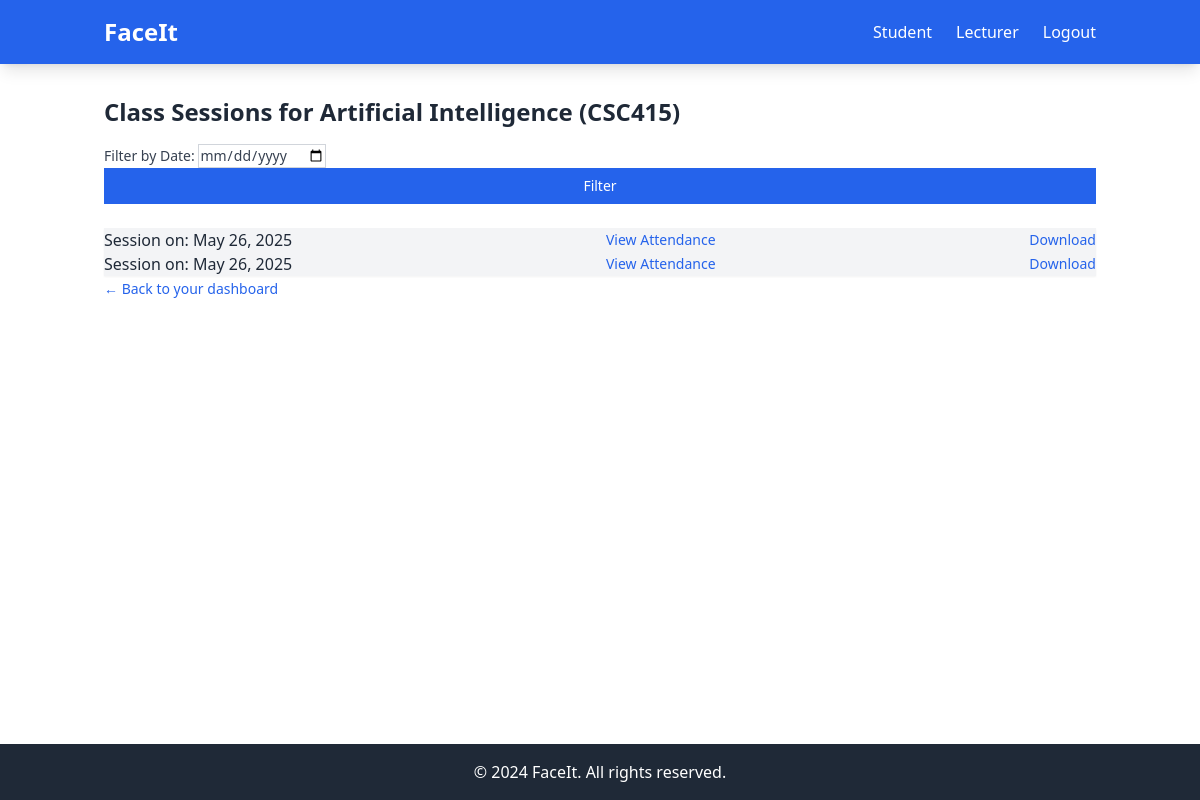
Page /attendance/1/sessions/ (signed in) on the committed database.
### attendance/models.py (models this page shows, shortened)
class Course(models.Model):
    course_code = models.CharField(max_length=10, unique=True)
    course_name = models.CharField(max_length=100)
    description = models.TextField(blank=True, null=True)

class ClassSession(models.Model):
    course = models.ForeignKey('Course', on_delete=models.CASCADE, related_name='sessions')
    lecturer = models.ForeignKey('Lecturer', on_delete=models.CASCADE, related_name='sessions')
    date = models.DateField(auto_now_add=True)

### attendance/views.py (the view)
# urls.py: path('<int:course_id>/sessions/', view_course_sessions, name='view-sessions'),
@lecturer_login_required
def view_course_sessions(request, course_id):
    course = get_object_or_404(Course, pk=course_id)
    lecturer = Lecturer.objects.get(pk=request.session['lecturer_id'])
    if not course.lecturers.filter(id=lecturer.id).exists():
        return redirect('attendance:realmain')  # unauthorized
    query_date = request.GET.get('date')
    if query_date:
        try:
            filter_date = datetime.strptime(query_date, '%Y-%m-%d').date()
            sessions = course.sessions.filter(date=filter_date, lecturer=lecturer).order_by('-date')
        except ValueError:
            sessions = course.sessions.filter(lecturer=lecturer).order_by('-date')  # fallback
    else:
        sessions = course.sessions.filter(lecturer=lecturer).order_by('-date')
    return render(request, 'attendance/sessions.html', {
        'course': course,
        'sessions': sessions,
        'query_date': query_date or ''
    })

### attendance/templates/attendance/sessions.html
{% extends "base.html" %}
{% block content %}
    <div class="max-w-3xl mx-auto mt-10 p-6 bg-white rounded-lg shadow-md">
        <h2 class="text-2xl font-semibold text-gray-800 mb-4">
            Class Sessions for {{ course.course_name }} ({{ course.course_code }})
        </h2>
        <form method="GET" class="mb-6 flex flex-col md:flex-row md:items-center gap-3">
            <label class="text-sm text-gray-700">
                Filter by Date:
                <input type="date" name="date" value="{{ query_date }}"
                       class="ml-2 p-2 border border-gray-300 rounded-md">
            </label>
            <button type="submit" class="bg-blue-600 text-white px-4 py-2 rounded hover:bg-blue-700 text-sm">
                Filter
            </button>
        </form>
        {% if sessions %}
            <ul class="space-y-3">
                {% for session in sessions %}
                    <li class="bg-gray-100 p-4 rounded-md shadow-sm flex justify-between items-center">
                        <p class="text-gray-800 font-medium">Session on: {{ session.date }}</p>
                        <a href="{% url 'attendance:session-summary' session.id %}"
                           class="text-blue-600 text-sm hover:underline">View Attendance</a>
                        <a href="{% url 'attendance:session-download' session.id %}"
                           class="text-blue-600 text-sm hover:underline">Download</a>
                    </li>
                {% endfor %}
            </ul>
        {% else %}
            <p class="text-gray-600">No sessions found for this date.</p>
        {% endif %}
        <a href="{% url 'attendance:lecturer_page' %}" class="mt-6 inline-block text-sm text-blue-600 hover:underline">
            ← Back to your dashboard
        </a>
    </div>
{% endblock %}

### rows in the picture
Course: course_name "Artificial Intelligence", course_code "CSC415"
ClassSession: date "May 26, 2025"
ClassSession: date "May 26, 2025"
